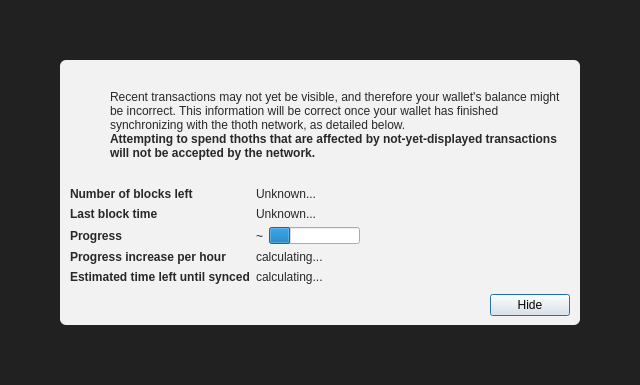
<?xml version="1.0" encoding="UTF-8"?>
<ui version="4.0">
 <class>ModalOverlay</class>
 <widget class="QWidget" name="ModalOverlay">
  <property name="geometry">
   <rect>
    <x>0</x>
    <y>0</y>
    <width>640</width>
    <height>385</height>
   </rect>
  </property>
  <property name="windowTitle">
   <string>Form</string>
  </property>
  <layout class="QVBoxLayout" name="verticalLayout" stretch="0">
   <property name="sizeConstraint">
    <enum>QLayout::SetDefaultConstraint</enum>
   </property>
   <property name="leftMargin">
    <number>0</number>
   </property>
   <property name="topMargin">
    <number>0</number>
   </property>
   <property name="rightMargin">
    <number>0</number>
   </property>
   <property name="bottomMargin">
    <number>0</number>
   </property>
   <item>
    <widget class="QWidget" name="bgWidget" native="true">
     <property name="styleSheet">
      <string notr="true">#bgWidget { background: rgba(0,0,0,220); }</string>
     </property>
     <layout class="QVBoxLayout" name="verticalLayoutMain" stretch="1">
      <property name="leftMargin">
       <number>60</number>
      </property>
      <property name="topMargin">
       <number>60</number>
      </property>
      <property name="rightMargin">
       <number>60</number>
      </property>
      <property name="bottomMargin">
       <number>60</number>
      </property>
      <item>
       <widget class="QWidget" name="contentWidget" native="true">
        <property name="styleSheet">
         <string notr="true">#contentWidget { background: rgba(255,255,255,240); border-radius: 6px; }

QLabel { color: rgb(40,40,40);  }</string>
        </property>
        <layout class="QVBoxLayout" name="verticalLayoutSub" stretch="1,0,0,0">
         <property name="spacing">
          <number>0</number>
         </property>
         <property name="leftMargin">
          <number>10</number>
         </property>
         <property name="topMargin">
          <number>10</number>
         </property>
         <property name="rightMargin">
          <number>10</number>
         </property>
         <property name="bottomMargin">
          <number>10</number>
         </property>
         <item>
          <layout class="QHBoxLayout" name="horizontalLayoutIconText" stretch="0,1">
           <property name="topMargin">
            <number>20</number>
           </property>
           <item>
            <layout class="QVBoxLayout" name="verticalLayoutIcon">
             <property name="leftMargin">
              <number>0</number>
             </property>
             <item>
              <widget class="QPushButton" name="warningIcon">
               <property name="enabled">
                <bool>false</bool>
               </property>
               <property name="text">
                <string/>
               </property>
               <property name="icon">
                <iconset>
                 <normaloff>:/icons/warning</normaloff>
                 <disabledoff>:/icons/warning</disabledoff>:/icons/warning</iconset>
               </property>
               <property name="iconSize">
                <size>
                 <width>48</width>
                 <height>48</height>
                </size>
               </property>
               <property name="flat">
                <bool>true</bool>
               </property>
              </widget>
             </item>
             <item>
              <spacer name="verticalSpacerWarningIcon">
               <property name="orientation">
                <enum>Qt::Vertical</enum>
               </property>
               <property name="sizeHint" stdset="0">
                <size>
                 <width>20</width>
                 <height>40</height>
                </size>
               </property>
              </spacer>
             </item>
            </layout>
           </item>
           <item>
            <layout class="QVBoxLayout" name="verticalLayoutInfoText">
             <property name="leftMargin">
              <number>0</number>
             </property>
             <property name="topMargin">
              <number>0</number>
             </property>
             <item>
              <widget class="QLabel" name="infoText">
               <property name="text">
                <string>Recent transactions may not yet be visible, and therefore your wallet's balance might be incorrect. This information will be correct once your wallet has finished synchronizing with the thoth network, as detailed below.</string>
               </property>
               <property name="textFormat">
                <enum>Qt::RichText</enum>
               </property>
               <property name="wordWrap">
                <bool>true</bool>
               </property>
              </widget>
             </item>
             <item>
              <widget class="QLabel" name="infoTextStrong">
               <property name="font">
                <font>
                 <weight>75</weight>
                 <bold>true</bold>
                </font>
               </property>
               <property name="text">
                <string>Attempting to spend thoths that are affected by not-yet-displayed transactions will not be accepted by the network.</string>
               </property>
               <property name="textFormat">
                <enum>Qt::RichText</enum>
               </property>
               <property name="wordWrap">
                <bool>true</bool>
               </property>
              </widget>
             </item>
             <item>
              <spacer name="verticalSpacerInTextSpace">
               <property name="orientation">
                <enum>Qt::Vertical</enum>
               </property>
               <property name="sizeHint" stdset="0">
                <size>
                 <width>20</width>
                 <height>40</height>
                </size>
               </property>
              </spacer>
             </item>
            </layout>
           </item>
          </layout>
         </item>
         <item>
          <spacer name="verticalSpacerAfterText">
           <property name="orientation">
            <enum>Qt::Vertical</enum>
           </property>
           <property name="sizeHint" stdset="0">
            <size>
             <width>20</width>
             <height>40</height>
            </size>
           </property>
          </spacer>
         </item>
         <item>
          <layout class="QFormLayout" name="formLayout">
           <property name="fieldGrowthPolicy">
            <enum>QFormLayout::FieldsStayAtSizeHint</enum>
           </property>
           <property name="horizontalSpacing">
            <number>6</number>
           </property>
           <property name="verticalSpacing">
            <number>6</number>
           </property>
           <property name="topMargin">
            <number>10</number>
           </property>
           <item row="0" column="0">
            <widget class="QLabel" name="labelNumberOfBlocksLeft">
             <property name="font">
              <font>
               <weight>75</weight>
               <bold>true</bold>
              </font>
             </property>
             <property name="text">
              <string>Number of blocks left</string>
             </property>
            </widget>
           </item>
           <item row="0" column="1">
            <widget class="QLabel" name="numberOfBlocksLeft">
             <property name="text">
              <string>Unknown...</string>
             </property>
            </widget>
           </item>
           <item row="1" column="0">
            <widget class="QLabel" name="labelLastBlockTime">
             <property name="font">
              <font>
               <weight>75</weight>
               <bold>true</bold>
              </font>
             </property>
             <property name="text">
              <string>Last block time</string>
             </property>
            </widget>
           </item>
           <item row="1" column="1">
            <widget class="QLabel" name="newestBlockDate">
             <property name="sizePolicy">
              <sizepolicy hsizetype="Maximum" vsizetype="Preferred">
               <horstretch>0</horstretch>
               <verstretch>0</verstretch>
              </sizepolicy>
             </property>
             <property name="text">
              <string>Unknown...</string>
             </property>
            </widget>
           </item>
           <item row="2" column="0">
            <widget class="QLabel" name="labelSyncDone">
             <property name="font">
              <font>
               <weight>75</weight>
               <bold>true</bold>
              </font>
             </property>
             <property name="text">
              <string>Progress</string>
             </property>
            </widget>
           </item>
           <item row="2" column="1">
            <layout class="QHBoxLayout" name="horizontalLayoutSync" stretch="0,1">
             <item>
              <widget class="QLabel" name="percentageProgress">
               <property name="text">
                <string notr="true">~</string>
               </property>
              </widget>
             </item>
             <item>
              <widget class="QProgressBar" name="progressBar">
               <property name="value">
                <number>24</number>
               </property>
               <property name="format">
                <string/>
               </property>
              </widget>
             </item>
            </layout>
           </item>
           <item row="4" column="0">
            <widget class="QLabel" name="labelProgressIncrease">
             <property name="font">
              <font>
               <weight>75</weight>
               <bold>true</bold>
              </font>
             </property>
             <property name="text">
              <string>Progress increase per hour</string>
             </property>
            </widget>
           </item>
           <item row="4" column="1">
            <widget class="QLabel" name="progressIncreasePerH">
             <property name="text">
              <string>calculating...</string>
             </property>
            </widget>
           </item>
           <item row="5" column="0">
            <widget class="QLabel" name="labelEstimatedTimeLeft">
             <property name="font">
              <font>
               <weight>75</weight>
               <bold>true</bold>
              </font>
             </property>
             <property name="text">
              <string>Estimated time left until synced</string>
             </property>
            </widget>
           </item>
           <item row="5" column="1">
            <widget class="QLabel" name="expectedTimeLeft">
             <property name="text">
              <string>calculating...</string>
             </property>
            </widget>
           </item>
          </layout>
         </item>
         <item>
          <layout class="QHBoxLayout" name="horizontalLayoutButtons">
           <property name="leftMargin">
            <number>10</number>
           </property>
           <property name="topMargin">
            <number>10</number>
           </property>
           <item>
            <spacer name="horizontalSpacer">
             <property name="orientation">
              <enum>Qt::Horizontal</enum>
             </property>
             <property name="sizeHint" stdset="0">
              <size>
               <width>40</width>
               <height>20</height>
              </size>
             </property>
            </spacer>
           </item>
           <item>
            <widget class="QPushButton" name="closeButton">
             <property name="text">
              <string>Hide</string>
             </property>
             <property name="shortcut">
              <string>Esc</string>
             </property>
             <property name="focusPolicy">
              <enum>Qt::StrongFocus</enum>
             </property>
             <property name="default">
              <bool>true</bool>
             </property>
            </widget>
           </item>
          </layout>
         </item>
        </layout>
       </widget>
      </item>
     </layout>
    </widget>
   </item>
  </layout>
 </widget>
 <resources/>
 <connections/>
</ui>
